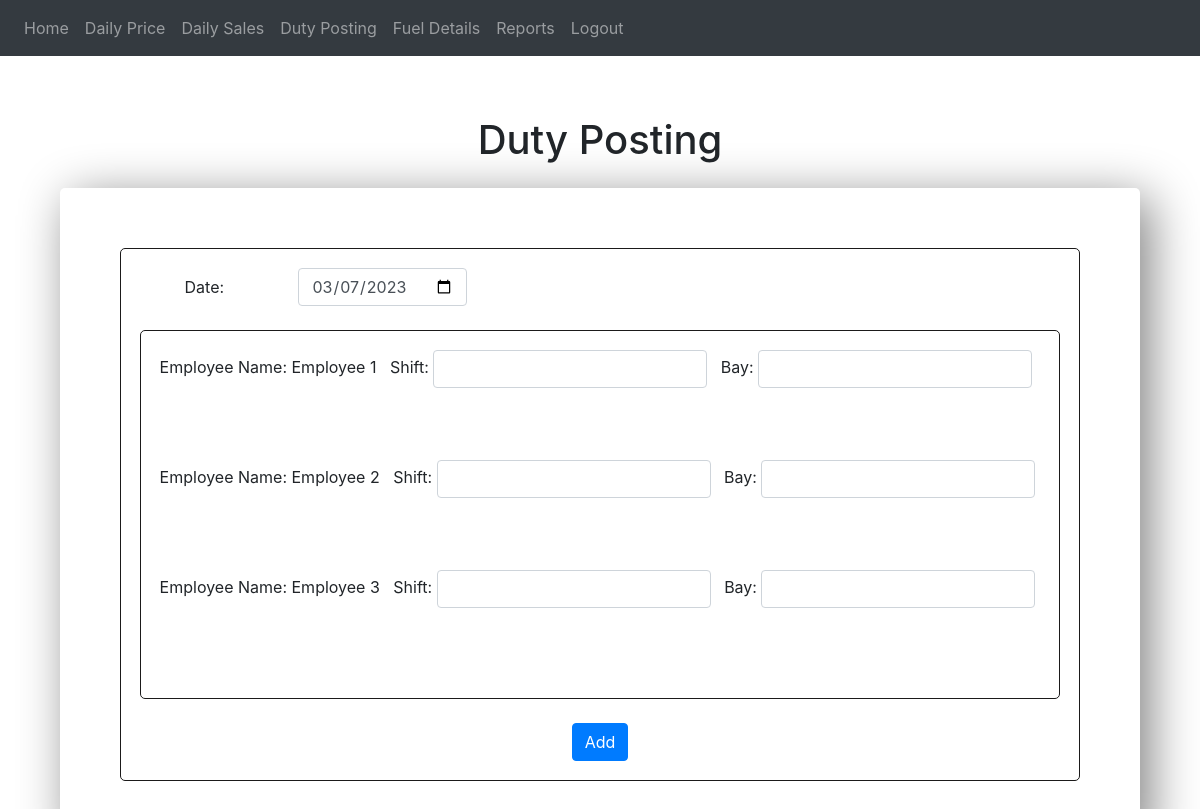
Page /dutyposting (signed in) on the earlier database version.
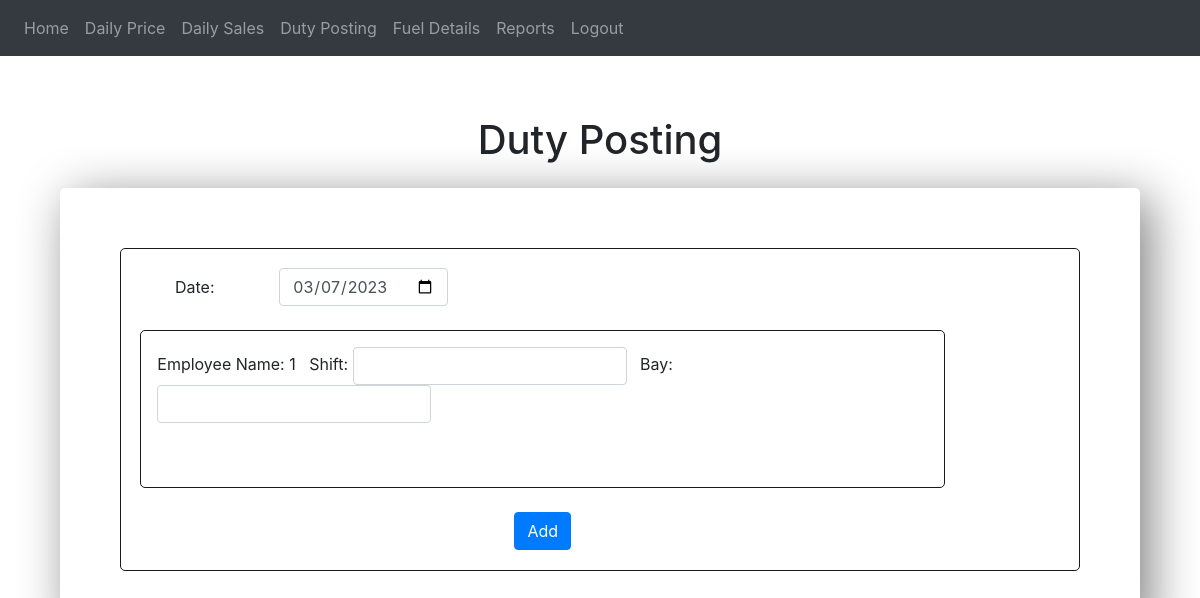
Same page on the later database version.
### website/models.py (models this page shows)
class employee(db.Model):
    emp_id = db.Column(db.Integer, primary_key = True)
    name = db.Column(db.String(150))
    dob = db.Column(db.Date)
    address = db.Column(db.String(150))
    phone = db.Column(db.String(150))
    emp_id_sales = db.relationship('sales')
    emp_id_duty = db.relationship('duty_posting')
    excess_short = db.Column(db.Float)
    advance = db.Column(db.Integer)

### website/views.py (the view, shortened to what this page needs)
@views.route('/dutyposting', methods=['GET','POST'])
@login_required
def dutyposting():
    date = request.form.get("date")
    format_str = '%Y-%m-%d'
    if not date:
        date = datetime.datetime.now()
    else:
        date = datetime.datetime.strptime(date, format_str)
    date1 = date.strftime(format_str)
    dutyposting = duty_posting.query.filter_by(date=date1).all()
    employees = employee.query.all()
    print(employees)
    print(dutyposting)
    return render_template("dutyposting.html", user=current_user, employees = employees, dutyposting=dutyposting, date=datetime.datetime.now().strftime('%Y-%m-%d'))

### website/templates/dutyposting.html (shortened to what this page needs)
{% extends 'base.html' %}
{% block content %}
<h1 align="center" style="margin-top: 5%;">Duty Posting</h1>
<div
      style="margin: 5%; margin-top: 2%; border: black 2px; padding: 5%; border-radius: 5px; box-shadow: 10px 10px 50px grey">
      <div style="border: solid rgb(27, 26, 26) 1px; border-radius: 5px; padding: 2%;" class="form-inline">
      <form method="POST">
            <div class="form-group row">
                  <label for="date" class="col-sm-2 col-form-label">Date:</label>
                  <div class="col-sm-10">
                        <input type="date" class="form-control col-sm-10" id="date" name="date" value="{{date}}">
                  </div>
            </div>
            <br>
            <div style="border: solid rgb(27, 26, 26) 1px; border-radius: 5px; padding: 2%;" class="form-inline">
                  {% for employee in employees %}
            <div>
                  Employee Name:&nbsp;{{employee.name}}&nbsp;&nbsp;
                  Shift:&nbsp;<input type="text" class="form-control" id="shift{{employee.emp_id}}" name="shift{{employee.emp_id}}">&nbsp;&nbsp;
                  Bay:&nbsp;<input type="text" class="form-control" id="bay{{employee.emp_id}}" name="bay{{employee.emp_id}}">&nbsp;&nbsp;
                  </div>
                  <br><br>
                  {% endfor %}
            </div>
            <br>
            <div align="center">
                  <button type="submit" class="btn btn-primary">Add</button>
            </div>
      </form>
</div>
</div>
{% endblock %}

Differences in the rows shown:
removed employee: name "Employee 2"
removed employee: name "Employee 3"
changed employee: name "Employee 1" → "1"
